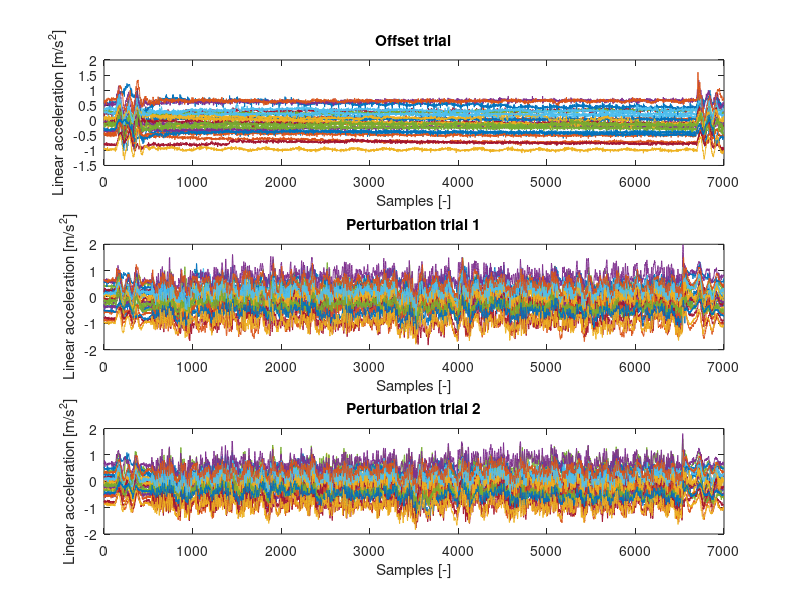

Write MATLAB code to recreate this figure. (Note: this script raises an error after producing the figure.)
%% Processing and analysing raw sway IMU data of the upper body for 24 subjects

% Author: Jelle Waling de Haan
% Graduation project: Passive Rider Identification 
% Script: generating linear acceleration signals suitable for passive rider identification 
% Last update: 23-01-2019

% This script processes the raw sway IMU data for 24 subjects into final
% acceleration input signals suitable for system identification.

clear all
close all
clc 

%% Load files
% !!! CHANGE DESIGNED PERTURBATION FOR CORRECT MOTION HERE !!!
% Designed perturbation signal
load('sway_pert_amp075'); 
clearvars sway_vel_amp075 sway_dis_amp075

% !!! CHANGE mat-file FOR CORRECT MOTION HERE !!!
% Measured force signals
IMU_data  = load('cell_array_sway_IMU_UB_data_24subs.mat');

%% Define the correct sign convention here
des_pert    = sway_acc_amp075;

%% Genereta cell structure (DO NOT CHANGE!)
IMU_data    = struct2cell(IMU_data);
offset      = cell2mat(IMU_data{1});
trial1      = cell2mat(IMU_data{2});
trial2      = cell2mat(IMU_data{3});

%% Plot raw acceleration data
figure('name', 'Raw IMU data')
subplot(311)
    plot(offset)
    xlabel('Samples [-]')
    ylabel('Linear acceleration [m/s^2]')
    title('Offset trial');
subplot(312)
    plot(trial1)
    xlabel('Samples [-]')
    ylabel('Linear acceleration [m/s^2]')
    title('Perturbation trial 1');
subplot(313)
    plot(trial2)
    xlabel('Samples [-]')
    ylabel('Linear acceleration [m/s^2]')
    title('Perturbation trial 2');
    
%% Filtering IMU data for removing noise
close all
offset_filt = IMU_noise_filter(offset);
trial1_filt = IMU_noise_filter(trial1);
trial2_filt = IMU_noise_filter(trial2);

%% Plot unfiltered against filtered IMU data
figure('name','Unfiltered vs. filtered IMU data')
subplot(231)
    plot(offset)
    %ylim([8 12]);
    xlim([0 7000]);
    ylabel('Linear acceleration [m/s^2]')
    title('Offset trial unfiltered');
subplot(234)
    plot(offset_filt)
    %ylim([8 12]);
    xlim([0 7000]);
    ylabel('Linear acceleration [m/s^2]')
    xlabel('Samples [-]')
    title('Offset trial filtered');
subplot(232)
    plot(trial1)
    %ylim([8 12]);
    xlim([0 7000]);
    title('Trial 1 unfiltered');
subplot(235)
    plot(trial1_filt)
    %ylim([8 12]);
    xlim([0 7000]);
    ylabel('Linear acceleration [m/s^2]')
    xlabel('Samples [-]')
    title('Trial 1 filtered');
subplot(233)
    plot(trial2)
    %ylim([8 12]);
    xlim([0 7000]);
    ylabel('Linear acceleration [m/s^2]')
    xlabel('Samples [-]')
    title('Trial 2 unfiltered');
subplot(236)
    plot(trial2_filt)
    %ylim([8 12]);
    xlim([0 7000]);
    ylabel('Linear acceleration [m/s^2]')
    xlabel('Samples [-]')
    title('Trial 2 filtered');

%% Compare designed perturbation signal with measured IMU signal
close all
figure()
    hold on;
    plot(des_pert);
    plot(trial1_filt(:,14));
    legend('Des. perturbation', 'Mes. signal')

%% Calculate delay and align all measured interface forces with the designed signal 
close all 

% this function calculates for all participants the delay between the
% designed signal and the measured IMU signals for trial 1 and 2.
[t1_aligned, lag_t1] = my_xcov_function_IMU(des_pert, trial1_filt);
[t2_aligned, lag_t2] = my_xcov_function_IMU(des_pert, trial2_filt);

%% Resample the measured IMU data
% p and q define the resampling rate = p/q
p = 6500;
q = 6502;

t1_resampled = my_resample_function(t1_aligned,p,q);
t2_resampled = my_resample_function(t2_aligned,p,q);

%% Check here the effect of resampling for individual subjects 
% give in subject number here
subject = 1;

% calculate offset of IMU sensor for better comparison 
error = mean(offset(1000:6000,subject));

figure('name','Checking the effect of resampling')
subplot(211)
    hold on;
    plot(des_pert)
    plot(t1_aligned{:,subject}-error)
    ylim([-2 2])
    ylabel('Linear acceleration [m/s^2]')
    xlabel('Samples [-]')
    legend('Des. perturbation', 'Raw Mes. signal')
subplot(212)
    hold on;
    plot(des_pert)
    plot(t1_resampled{:,subject}-error)
    ylim([-2 2])
    ylabel('Linear acceleration [m/s^2]')
    xlabel('Samples [-]')
    legend('Des. perturbation', 'Aligned. Mes. signal')

%% Extract perturbation part from measured IMU signals
final_acc_t1 = extract_pert_part_IMU(t1_aligned);
final_acc_t2 = extract_pert_part_IMU(t2_aligned);

figure()
subplot(211)
    plot(final_acc_t1);
    xlim([0 1000]);
subplot(212)
    plot(final_acc_t2);
    xlim([0 1000]);
    
%% Store final acc. signals for system identification (SI) 
close all
%%% !!! CHANGE NAME IN CORRECT MOTION !!! %%%
sway_acc_UB_signals_SI_t1 = final_acc_t1; 
sway_acc_UB_signals_SI_t2 = final_acc_t2;

%%% !!! STORE IN SAME DIRECTORY THAT CONTAINS THE TRANSFER FUNCTION SCRIPT FOR RIDER ID !!! %%% 
save('D:\gdialynas\Desktop\My files\Passive rider project\Jelle_de_hann_final\IMU_data\Upperbody\Sway\sway_acc_UB_signals_SI_t1_t2.mat','sway_acc_UB_signals_SI_t1','sway_acc_UB_signals_SI_t2');
